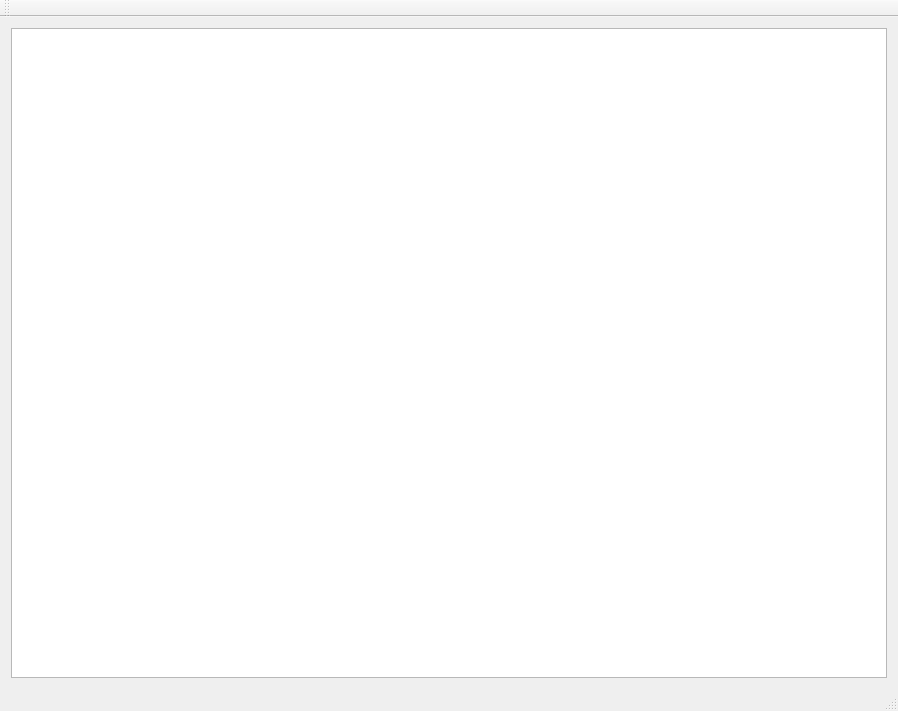
<?xml version="1.0" encoding="UTF-8"?>
<ui version="4.0">
 <class>MainWindow</class>
 <widget class="QMainWindow" name="MainWindow">
  <property name="geometry">
   <rect>
    <x>0</x>
    <y>0</y>
    <width>898</width>
    <height>711</height>
   </rect>
  </property>
  <property name="windowTitle">
   <string>RollingBall</string>
  </property>
  <widget class="QWidget" name="centralWidget">
   <layout class="QGridLayout" name="gridLayout">
    <item row="0" column="1">
     <widget class="QGraphicsView" name="graphicsView"/>
    </item>
   </layout>
  </widget>
  <widget class="QMenuBar" name="menuBar">
   <property name="geometry">
    <rect>
     <x>0</x>
     <y>0</y>
     <width>898</width>
     <height>21</height>
    </rect>
   </property>
  </widget>
  <widget class="QToolBar" name="mainToolBar">
   <attribute name="toolBarArea">
    <enum>TopToolBarArea</enum>
   </attribute>
   <attribute name="toolBarBreak">
    <bool>false</bool>
   </attribute>
  </widget>
  <widget class="QStatusBar" name="statusBar"/>
 </widget>
 <layoutdefault spacing="6" margin="11"/>
 <resources/>
 <connections/>
</ui>
